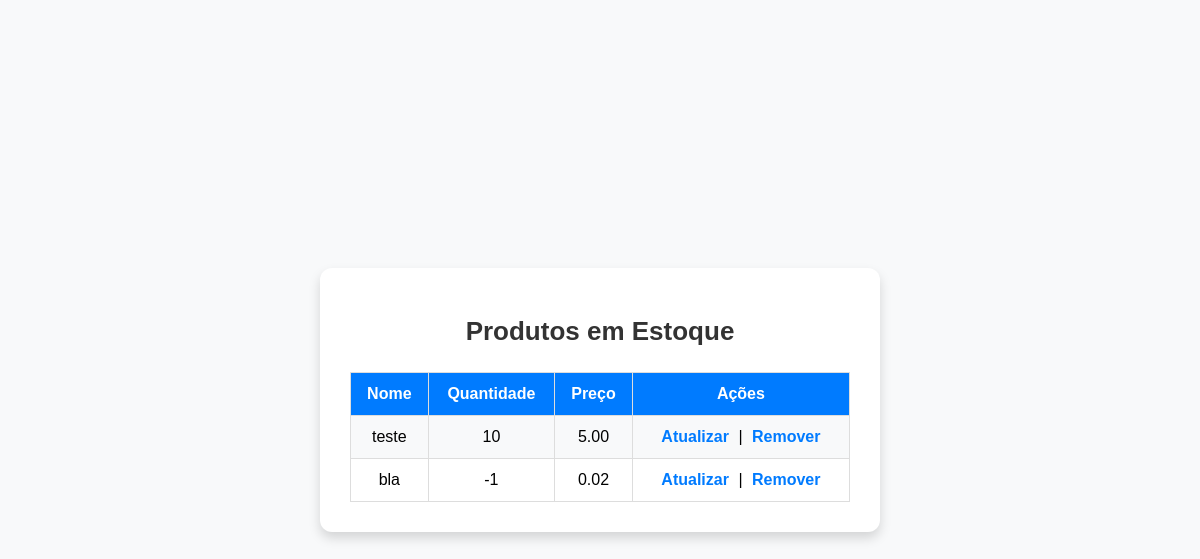
The page /estoque/listar/ on the database as committed earlier.
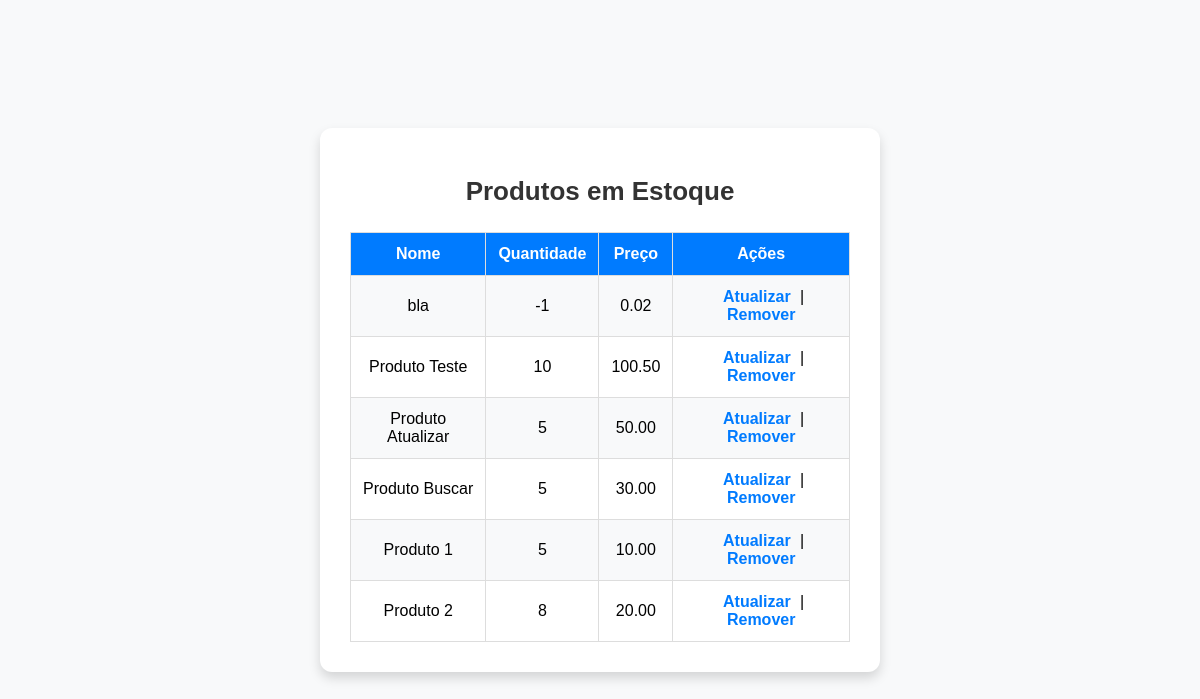
The same page on the database as committed later.
### estoque/models.py (models this page shows, shortened)
class Produto(models.Model):
    nome = models.CharField(max_length=100)
    quantidade = models.IntegerField()
    preco = models.DecimalField(max_digits=10, decimal_places=2)

### estoque/views.py (the view)
# urls.py: path("listar/", views.listar_produtos, name="listar_produtos"),
def listar_produtos(request):
    produtos = Produto.objects.all()
    return render(request, "estoque/listar_produtos.html", {"produtos": produtos})

### estoque/templates/estoque/listar_produtos.html (shortened to what this page needs)
<div class="container">
    <h1>Produtos em Estoque</h1>
    <table>
        <tr>
            <th>Nome</th>
            <th>Quantidade</th>
            <th>Preço</th>
            <th>Ações</th>
        </tr>
        {% for produto in produtos %}
        <tr>
            <td>{{ produto.nome }}</td>
            <td>{{ produto.quantidade }}</td>
            <td>{{ produto.preco }}</td>
            <td class="action-links">
                <a href="{% url 'atualizar_produto' produto.id %}">Atualizar</a> |
                <a href="{% url 'remover_produto' produto.id %}">Remover</a>
            </td>
        </tr>
        {% endfor %}
    </table>
</div>

### estoque/templates/estoque/listar_produtos.html (style rules this page uses)
.container { text-align: center; padding: 30px; background-color: #ffffff; box-shadow: 0 6px 12px rgba(0, 0, 0, 0.15); border-radius: 12px; width: 90%; max-width: 500px; }
h1 { color: #333; font-size: 26px; margin-bottom: 25px; font-weight: bold; }
table { width: 100%; border-collapse: collapse; margin-top: 20px; }
table, th, td { border: 1px solid #ddd; }
th, td { padding: 12px; text-align: center; font-size: 16px; }
th { background-color: #007bff; color: #ffffff; font-weight: bold; }
tr:nth-child(even) { background-color: #f8f9fa; }
.action-links a { text-decoration: none; color: #007bff; margin: 0 5px; transition: color 0.3s; font-weight: bold; }

Rows that differ between the two databases and show on the page:
removed Produto: nome "teste", quantidade "10", preco "5.00"
added Produto: nome "Produto Teste", quantidade "10", preco "100.50"
added Produto: nome "Produto Atualizar", quantidade "5", preco "50.00"
added Produto: nome "Produto Buscar", quantidade "5", preco "30.00"
added Produto: nome "Produto 1", quantidade "5", preco "10.00"
added Produto: nome "Produto 2", quantidade "8", preco "20.00"
